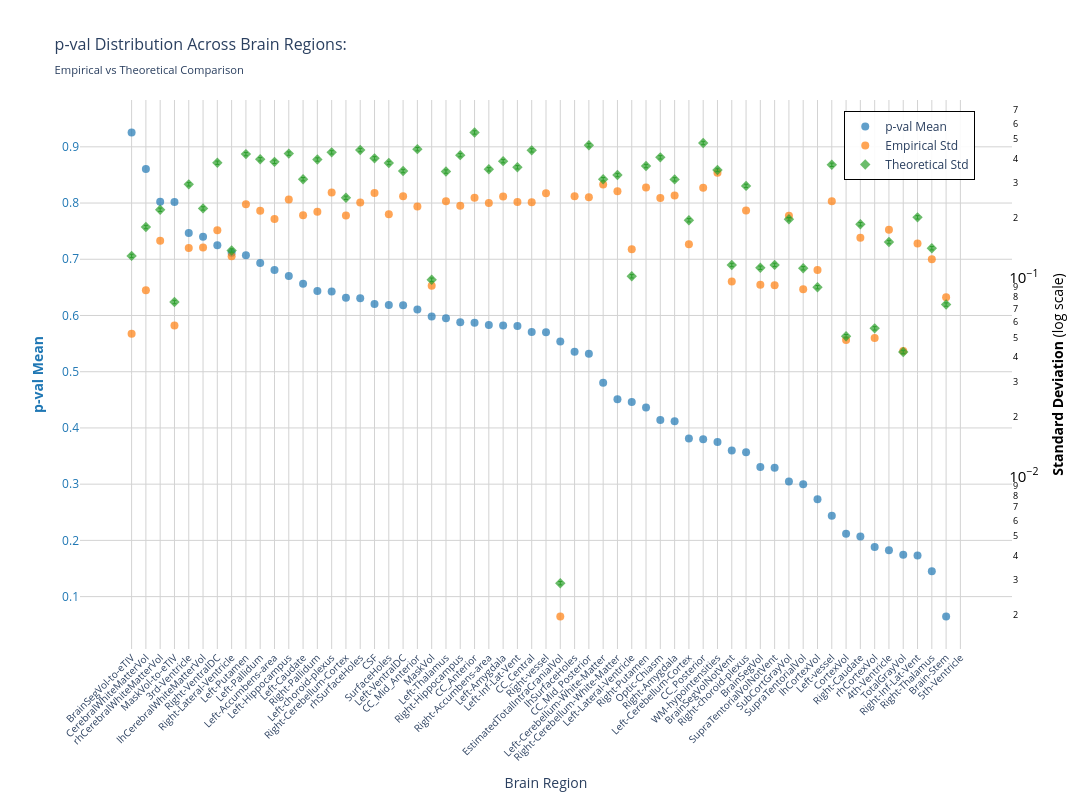
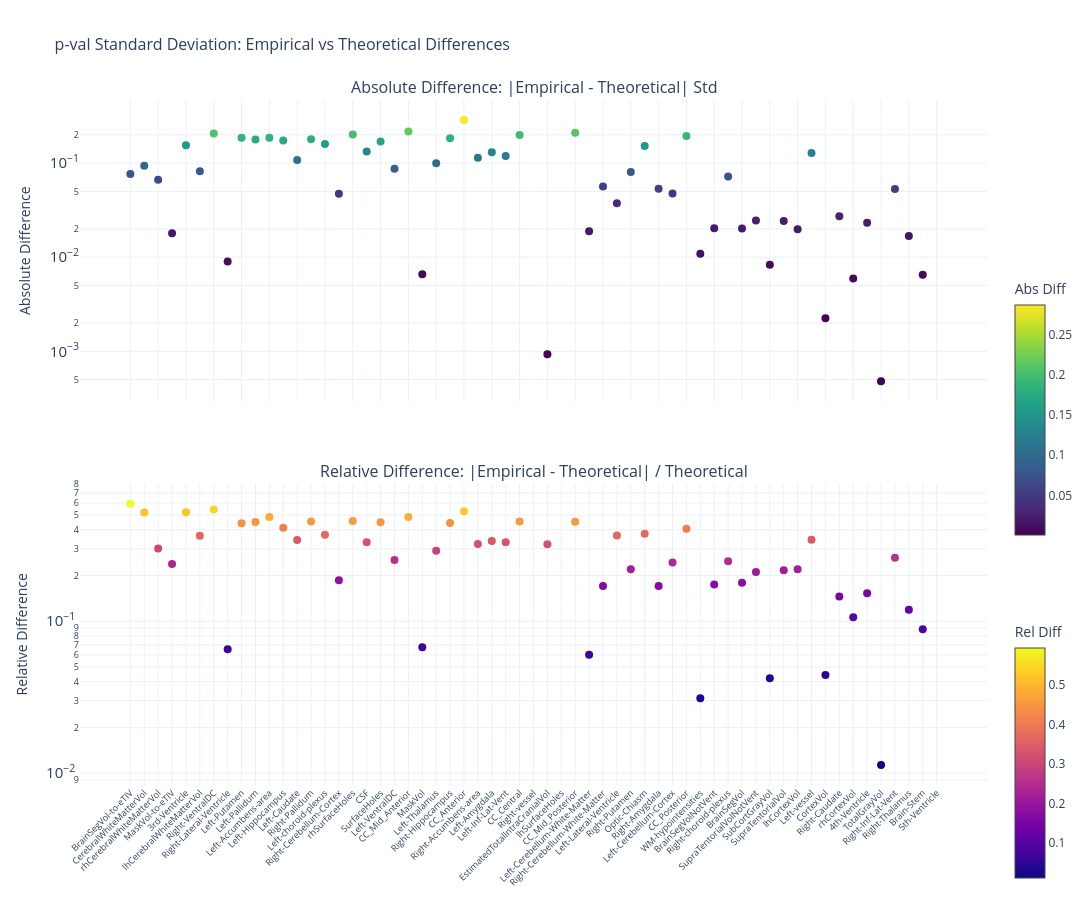

Write notebook code for charts like these, in order.
### Markdown cell above
### p-value

### Code cell
nu_nav = df_npvr[(df_npvr["study"] == "longitudinal") & (df_npvr["group"] == "HC-PD")]
data_path = stats_dir / f"partial_correlation_longitudinal_{METRIC}.parquet"
df, stats = get_test_stats(
    data_path,
    stat_functions_F,
    nu_nav,
    hemisphere=False,
    study="longitudinal",
    raw_values=True,
)
show_figure(
    stats, hemisphere=False, stat_name="p-val", study="longitudinal", metric=METRIC
)

### Figure 1 — Plotly figure (JSON) as saved in the notebook; plotly's stock layout.template omitted (floating-point values rounded to 4 significant figures)
{"data": [{"hovertemplate": "<b>%{x}</b><br>Mean p-val: %{y:.2f}<br><extra></extra>", "marker": {"color": "#1f77b4", "opacity": 0.7, "size": 8}, "mode": "markers", "name": "p-val Mean", "type": "scatter", "x": ["BrainSegVol-to-eTIV", "CerebralWhiteMatterVol", "rhCerebralWhiteMatterVol", "MaskVol-to-eTIV", "3rd-Ventricle", "lhCerebralWhiteMatterVol", "Right-VentralDC", "Right-Lateral-Ventricle", "Left-Putamen", "Left-Pallidum", "Left-Accumbens-area", "Left-Hippocampus", "Left-Caudate", "Right-Pallidum", "Left-choroid-plexus", "Right-Cerebellum-Cortex", "rhSurfaceHoles", "CSF", "SurfaceHoles", "Left-VentralDC", "CC_Mid_Anterior", "MaskVol", "Left-Thalamus", "Right-Hippocampus", "CC_Anterior", "Right-Accumbens-area", "Left-Amygdala", "Left-Inf-Lat-Vent", "CC_Central", "Right-vessel", "EstimatedTotalIntraCranialVol", "lhSurfaceHoles", "CC_Mid_Posterior", "Left-Cerebellum-White-Matter", "Right-Cerebellum-White-Matter", "Left-Lateral-Ventricle", "Right-Putamen", "Optic-Chiasm", "Right-Amygdala", "Left-Cerebellum-Cortex", "CC_Posterior", "WM-hypointensities", "BrainSegVolNotVent", "Right-choroid-plexus", "BrainSegVol", "SupraTentorialVolNotVent", "SubCortGrayVol", "SupraTentorialVol", "lhCortexVol", "Left-vessel", "CortexVol", "Right-Caudate", "rhCortexVol", "4th-Ventricle", "TotalGrayVol", "Right-Inf-Lat-Vent", "Right-Thalamus", "Brain-Stem", "5th-Ventricle"], "y": [0.9256, 0.8606, 0.8025, 0.8018, 0.7469, 0.74, 0.7249, 0.7118, 0.7071, 0.6932, 0.6808, 0.6701, 0.6565, 0.6434, 0.6425, 0.6314, 0.6306, 0.6204, 0.6185, 0.6184, 0.6107, 0.5984, 0.5951, 0.5878, 0.5873, 0.5833, 0.5824, 0.5814, 0.5708, 0.5703, 0.5539, 0.5353, 0.532, 0.4804, 0.4509, 0.4462, 0.4363, 0.4143, 0.412, 0.3812, 0.3799, 0.3748, 0.3599, 0.3568, 0.3307, 0.3293, 0.3049, 0.2997, 0.2733, 0.2436, 0.2119, 0.2067, 0.1883, 0.1823, 0.1744, 0.1733, 0.145, 0.06454, NaN], "yaxis": "y"}, {"hovertemplate": "<b>%{x}</b><br>Empirical Std: %{y:.3f}<br><extra></extra>", "marker": {"color": "#ff7f0e", "opacity": 0.7, "size": 8, "symbol": "circle"}, "mode": "markers", "name": "Empirical Std", "type": "scatter", "x": ["BrainSegVol-to-eTIV", "CerebralWhiteMatterVol", "rhCerebralWhiteMatterVol", "MaskVol-to-eTIV", "3rd-Ventricle", "lhCerebralWhiteMatterVol", "Right-VentralDC", "Right-Lateral-Ventricle", "Left-Putamen", "Left-Pallidum", "Left-Accumbens-area", "Left-Hippocampus", "Left-Caudate", "Right-Pallidum", "Left-choroid-plexus", "Right-Cerebellum-Cortex", "rhSurfaceHoles", "CSF", "SurfaceHoles", "Left-VentralDC", "CC_Mid_Anterior", "MaskVol", "Left-Thalamus", "Right-Hippocampus", "CC_Anterior", "Right-Accumbens-area", "Left-Amygdala", "Left-Inf-Lat-Vent", "CC_Central", "Right-vessel", "EstimatedTotalIntraCranialVol", "lhSurfaceHoles", "CC_Mid_Posterior", "Left-Cerebellum-White-Matter", "Right-Cerebellum-White-Matter", "Left-Lateral-Ventricle", "Right-Putamen", "Optic-Chiasm", "Right-Amygdala", "Left-Cerebellum-Cortex", "CC_Posterior", "WM-hypointensities", "BrainSegVolNotVent", "Right-choroid-plexus", "BrainSegVol", "SupraTentorialVolNotVent", "SubCortGrayVol", "SupraTentorialVol", "lhCortexVol", "Left-vessel", "CortexVol", "Right-Caudate", "rhCortexVol", "4th-Ventricle", "TotalGrayVol", "Right-Inf-Lat-Vent", "Right-Thalamus", "Brain-Stem", "5th-Ventricle"], "y": [0.05234, 0.08659, 0.154, 0.05757, 0.1416, 0.1421, 0.1736, 0.1285, 0.2348, 0.2178, 0.198, 0.2484, 0.2066, 0.2154, 0.2695, 0.2061, 0.2395, 0.2676, 0.2091, 0.258, 0.2289, 0.0913, 0.2434, 0.231, 0.2536, 0.2386, 0.2569, 0.2413, 0.2402, 0.2671, 0.001968, 0.2577, 0.255, 0.2953, 0.2733, 0.1392, 0.2854, 0.2525, 0.26, 0.1476, 0.2841, 0.3389, 0.09586, 0.2186, 0.09235, 0.09176, 0.2058, 0.08761, 0.1095, 0.2434, 0.0486, 0.1592, 0.04977, 0.1747, 0.04281, 0.1489, 0.1243, 0.0799, NaN], "yaxis": "y2"}, {"error_y": {"array": [0.002564, 0.003584, 0.004379, 0.001501, 0.005881, 0.004448, 0.007555, 0.002732, 0.00835, 0.007865, 0.007635, 0.008399, 0.006242, 0.007841, 0.008522, 0.005031, 0.008751, 0.00795, 0.00753, 0.006863, 0.008843, 0.001945, 0.00682, 0.00825, 0.01073, 0.007001, 0.007697, 0.007165, 0.008721, NaN, 5.758e-05, NaN, 0.009251, 0.006243, 0.00655, 0.002024, 0.007271, 0.008042, 0.006229, 0.003877, 0.009498, 0.006949, 0.002307, 0.005776, 0.002235, 0.00231, 0.003924, 0.002221, 0.001784, 0.007375, 0.00101, 0.003702, 0.001107, 0.003011, 0.0008412, 0.00401, 0.002803, 0.001458, NaN], "arrayminus": [0.002513, 0.003513, 0.004292, 0.001472, 0.005765, 0.00436, 0.007405, 0.002677, 0.008185, 0.007709, 0.007483, 0.008232, 0.006119, 0.007686, 0.008353, 0.004931, 0.008578, 0.007792, 0.007381, 0.006727, 0.008667, 0.001907, 0.006684, 0.008087, 0.01052, 0.006862, 0.007545, 0.007023, 0.008548, NaN, 5.644e-05, NaN, 0.009067, 0.00612, 0.00642, 0.001984, 0.007127, 0.007882, 0.006105, 0.0038, 0.009309, 0.006811, 0.002262, 0.005662, 0.002191, 0.002264, 0.003846, 0.002177, 0.001748, 0.007229, 0.0009902, 0.003629, 0.001085, 0.002951, 0.0008245, 0.00393, 0.002748, 0.001429, NaN], "color": "#2ca02c", "thickness": 1, "type": "data", "visible": true, "width": 2}, "hovertemplate": "<b>%{x}</b><br>Theoretical Std: %{y:.3f}<br><extra></extra>", "marker": {"color": "#2ca02c", "opacity": 0.7, "size": 8, "symbol": "diamond"}, "mode": "markers", "name": "Theoretical Std", "type": "scatter", "x": ["BrainSegVol-to-eTIV", "CerebralWhiteMatterVol", "rhCerebralWhiteMatterVol", "MaskVol-to-eTIV", "3rd-Ventricle", "lhCerebralWhiteMatterVol", "Right-VentralDC", "Right-Lateral-Ventricle", "Left-Putamen", "Left-Pallidum", "Left-Accumbens-area", "Left-Hippocampus", "Left-Caudate", "Right-Pallidum", "Left-choroid-plexus", "Right-Cerebellum-Cortex", "rhSurfaceHoles", "CSF", "SurfaceHoles", "Left-VentralDC", "CC_Mid_Anterior", "MaskVol", "Left-Thalamus", "Right-Hippocampus", "CC_Anterior", "Right-Accumbens-area", "Left-Amygdala", "Left-Inf-Lat-Vent", "CC_Central", "Right-vessel", "EstimatedTotalIntraCranialVol", "lhSurfaceHoles", "CC_Mid_Posterior", "Left-Cerebellum-White-Matter", "Right-Cerebellum-White-Matter", "Left-Lateral-Ventricle", "Right-Putamen", "Optic-Chiasm", "Right-Amygdala", "Left-Cerebellum-Cortex", "CC_Posterior", "WM-hypointensities", "BrainSegVolNotVent", "Right-choroid-plexus", "BrainSegVol", "SupraTentorialVolNotVent", "SubCortGrayVol", "SupraTentorialVol", "lhCortexVol", "Left-vessel", "CortexVol", "Right-Caudate", "rhCortexVol", "4th-Ventricle", "TotalGrayVol", "Right-Inf-Lat-Vent", "Right-Thalamus", "Brain-Stem", "5th-Ventricle"], "y": [0.129, 0.1804, 0.2204, 0.07556, 0.296, 0.2239, 0.3802, 0.1375, 0.4203, 0.3958, 0.3842, 0.4227, 0.3142, 0.3947, 0.4289, 0.2532, 0.4404, 0.4001, 0.379, 0.3454, 0.445, 0.0979, 0.3432, 0.4152, 0.5403, 0.3523, 0.3874, 0.3606, 0.4389, NaN, 0.002898, NaN, 0.4656, 0.3142, 0.3296, 0.1019, 0.3659, 0.4047, 0.3135, 0.1951, 0.478, 0.3497, 0.1161, 0.2907, 0.1125, 0.1163, 0.1975, 0.1118, 0.08977, 0.3712, 0.05084, 0.1863, 0.0557, 0.1515, 0.04233, 0.2018, 0.1411, 0.0734, NaN], "yaxis": "y2"}], "layout": {"height": 800, "hovermode": "x", "legend": {"bgcolor": "rgba(255, 255, 255, 0.9)", "bordercolor": "black", "borderwidth": 1, "font": {"size": 12}, "orientation": "v", "x": 0.82, "y": 0.98}, "title": {"font": {"size": 16}, "text": "p-val Distribution Across Brain Regions:<br><sub>Empirical vs Theoretical Comparison</sub>"}, "width": 1400, "xaxis": {"gridcolor": "lightgray", "showgrid": true, "tickangle": -45, "tickfont": {"size": 10}, "title": {"text": "Brain Region"}}, "yaxis": {"gridcolor": "lightgray", "showgrid": true, "side": "left", "tickfont": {"color": "#1f77b4"}, "title": {"font": {"color": "#1f77b4"}, "text": "<b>p-val Mean</b>"}}, "yaxis2": {"exponentformat": "power", "overlaying": "y", "showgrid": false, "side": "right", "tickfont": {"color": "black"}, "title": {"font": {"color": "black"}, "text": "<b>Standard Deviation</b> (log scale)"}, "type": "log"}}}

### Figure 2 — Plotly figure (JSON) as saved in the notebook; plotly's stock layout.template omitted (floating-point values rounded to 4 significant figures)
{"data": [{"hovertemplate": "<b>%{x}</b><br>Abs Diff: %{y:.4f}<br><extra></extra>", "marker": {"color": [0.07668, 0.09378, 0.06634, 0.01799, 0.1544, 0.08174, 0.2066, 0.009001, 0.1855, 0.178, 0.1863, 0.1743, 0.1076, 0.1792, 0.1594, 0.04715, 0.2009, 0.1325, 0.1699, 0.08734, 0.2162, 0.0066, 0.09984, 0.1842, 0.2867, 0.1137, 0.1305, 0.1193, 0.1988, NaN, 0.0009298, NaN, 0.2106, 0.01888, 0.05631, 0.03735, 0.08049, 0.1522, 0.05353, 0.04754, 0.1939, 0.01088, 0.02027, 0.07211, 0.02014, 0.02449, 0.008306, 0.02417, 0.01977, 0.1278, 0.002247, 0.02716, 0.005925, 0.02318, 0.0004792, 0.05289, 0.01681, 0.006501, NaN], "colorbar": {"len": 0.4, "title": {"text": "Abs Diff"}, "y": 0.75, "yanchor": "top"}, "colorscale": [[0, "#440154"], [0.1111, "#482878"], [0.2222, "#3e4989"], [0.3333, "#31688e"], [0.4444, "#26828e"], [0.5556, "#1f9e89"], [0.6667, "#35b779"], [0.7778, "#6ece58"], [0.8889, "#b5de2b"], [1, "#fde725"]], "showscale": true, "size": 8}, "mode": "markers", "name": "Absolute", "type": "scatter", "x": ["BrainSegVol-to-eTIV", "CerebralWhiteMatterVol", "rhCerebralWhiteMatterVol", "MaskVol-to-eTIV", "3rd-Ventricle", "lhCerebralWhiteMatterVol", "Right-VentralDC", "Right-Lateral-Ventricle", "Left-Putamen", "Left-Pallidum", "Left-Accumbens-area", "Left-Hippocampus", "Left-Caudate", "Right-Pallidum", "Left-choroid-plexus", "Right-Cerebellum-Cortex", "rhSurfaceHoles", "CSF", "SurfaceHoles", "Left-VentralDC", "CC_Mid_Anterior", "MaskVol", "Left-Thalamus", "Right-Hippocampus", "CC_Anterior", "Right-Accumbens-area", "Left-Amygdala", "Left-Inf-Lat-Vent", "CC_Central", "Right-vessel", "EstimatedTotalIntraCranialVol", "lhSurfaceHoles", "CC_Mid_Posterior", "Left-Cerebellum-White-Matter", "Right-Cerebellum-White-Matter", "Left-Lateral-Ventricle", "Right-Putamen", "Optic-Chiasm", "Right-Amygdala", "Left-Cerebellum-Cortex", "CC_Posterior", "WM-hypointensities", "BrainSegVolNotVent", "Right-choroid-plexus", "BrainSegVol", "SupraTentorialVolNotVent", "SubCortGrayVol", "SupraTentorialVol", "lhCortexVol", "Left-vessel", "CortexVol", "Right-Caudate", "rhCortexVol", "4th-Ventricle", "TotalGrayVol", "Right-Inf-Lat-Vent", "Right-Thalamus", "Brain-Stem", "5th-Ventricle"], "xaxis": "x", "y": [0.07668, 0.09378, 0.06634, 0.01799, 0.1544, 0.08174, 0.2066, 0.009001, 0.1855, 0.178, 0.1863, 0.1743, 0.1076, 0.1792, 0.1594, 0.04715, 0.2009, 0.1325, 0.1699, 0.08734, 0.2162, 0.0066, 0.09984, 0.1842, 0.2867, 0.1137, 0.1305, 0.1193, 0.1988, NaN, 0.0009298, NaN, 0.2106, 0.01888, 0.05631, 0.03735, 0.08049, 0.1522, 0.05353, 0.04754, 0.1939, 0.01088, 0.02027, 0.07211, 0.02014, 0.02449, 0.008306, 0.02417, 0.01977, 0.1278, 0.002247, 0.02716, 0.005925, 0.02318, 0.0004792, 0.05289, 0.01681, 0.006501, NaN], "yaxis": "y"}, {"hovertemplate": "<b>%{x}</b><br>Rel Diff: %{y:.2%}<br><extra></extra>", "marker": {"color": [0.5943, 0.5199, 0.301, 0.2381, 0.5215, 0.3651, 0.5433, 0.06548, 0.4414, 0.4497, 0.4848, 0.4123, 0.3424, 0.4542, 0.3716, 0.1862, 0.4562, 0.3313, 0.4482, 0.2529, 0.4858, 0.06741, 0.2909, 0.4436, 0.5306, 0.3227, 0.3368, 0.3308, 0.4528, NaN, 0.3209, NaN, 0.4523, 0.06009, 0.1708, 0.3667, 0.22, 0.3761, 0.1708, 0.2437, 0.4056, 0.0311, 0.1745, 0.2481, 0.179, 0.2107, 0.04206, 0.2163, 0.2203, 0.3442, 0.04419, 0.1457, 0.1064, 0.153, 0.01132, 0.2621, 0.1192, 0.08858, NaN], "colorbar": {"len": 0.4, "title": {"text": "Rel Diff"}, "y": 0.25, "yanchor": "top"}, "colorscale": [[0, "#0d0887"], [0.1111, "#46039f"], [0.2222, "#7201a8"], [0.3333, "#9c179e"], [0.4444, "#bd3786"], [0.5556, "#d8576b"], [0.6667, "#ed7953"], [0.7778, "#fb9f3a"], [0.8889, "#fdca26"], [1, "#f0f921"]], "showscale": true, "size": 8}, "mode": "markers", "name": "Relative", "type": "scatter", "x": ["BrainSegVol-to-eTIV", "CerebralWhiteMatterVol", "rhCerebralWhiteMatterVol", "MaskVol-to-eTIV", "3rd-Ventricle", "lhCerebralWhiteMatterVol", "Right-VentralDC", "Right-Lateral-Ventricle", "Left-Putamen", "Left-Pallidum", "Left-Accumbens-area", "Left-Hippocampus", "Left-Caudate", "Right-Pallidum", "Left-choroid-plexus", "Right-Cerebellum-Cortex", "rhSurfaceHoles", "CSF", "SurfaceHoles", "Left-VentralDC", "CC_Mid_Anterior", "MaskVol", "Left-Thalamus", "Right-Hippocampus", "CC_Anterior", "Right-Accumbens-area", "Left-Amygdala", "Left-Inf-Lat-Vent", "CC_Central", "Right-vessel", "EstimatedTotalIntraCranialVol", "lhSurfaceHoles", "CC_Mid_Posterior", "Left-Cerebellum-White-Matter", "Right-Cerebellum-White-Matter", "Left-Lateral-Ventricle", "Right-Putamen", "Optic-Chiasm", "Right-Amygdala", "Left-Cerebellum-Cortex", "CC_Posterior", "WM-hypointensities", "BrainSegVolNotVent", "Right-choroid-plexus", "BrainSegVol", "SupraTentorialVolNotVent", "SubCortGrayVol", "SupraTentorialVol", "lhCortexVol", "Left-vessel", "CortexVol", "Right-Caudate", "rhCortexVol", "4th-Ventricle", "TotalGrayVol", "Right-Inf-Lat-Vent", "Right-Thalamus", "Brain-Stem", "5th-Ventricle"], "xaxis": "x2", "y": [0.5943, 0.5199, 0.301, 0.2381, 0.5215, 0.3651, 0.5433, 0.06548, 0.4414, 0.4497, 0.4848, 0.4123, 0.3424, 0.4542, 0.3716, 0.1862, 0.4562, 0.3313, 0.4482, 0.2529, 0.4858, 0.06741, 0.2909, 0.4436, 0.5306, 0.3227, 0.3368, 0.3308, 0.4528, NaN, 0.3209, NaN, 0.4523, 0.06009, 0.1708, 0.3667, 0.22, 0.3761, 0.1708, 0.2437, 0.4056, 0.0311, 0.1745, 0.2481, 0.179, 0.2107, 0.04206, 0.2163, 0.2203, 0.3442, 0.04419, 0.1457, 0.1064, 0.153, 0.01132, 0.2621, 0.1192, 0.08858, NaN], "yaxis": "y2"}], "layout": {"annotations": [{"font": {"size": 16}, "showarrow": false, "text": "Absolute Difference: |Empirical - Theoretical| Std", "x": 0.5, "xanchor": "center", "xref": "paper", "y": 1, "yanchor": "bottom", "yref": "paper"}, {"font": {"size": 16}, "showarrow": false, "text": "Relative Difference: |Empirical - Theoretical| / Theoretical", "x": 0.5, "xanchor": "center", "xref": "paper", "y": 0.44, "yanchor": "bottom", "yref": "paper"}], "height": 900, "hovermode": "x unified", "showlegend": false, "title": {"font": {"size": 16}, "text": "p-val Standard Deviation: Empirical vs Theoretical Differences"}, "width": 1400, "xaxis": {"anchor": "y", "domain": [0, 1], "showticklabels": false}, "xaxis2": {"anchor": "y2", "domain": [0, 1], "tickangle": -45, "tickfont": {"size": 9}}, "yaxis": {"anchor": "x", "domain": [0.56, 1], "exponentformat": "power", "title": {"text": "Absolute Difference"}, "type": "log"}, "yaxis2": {"anchor": "x2", "domain": [0, 0.44], "exponentformat": "power", "title": {"text": "Relative Difference"}, "type": "log"}}}
